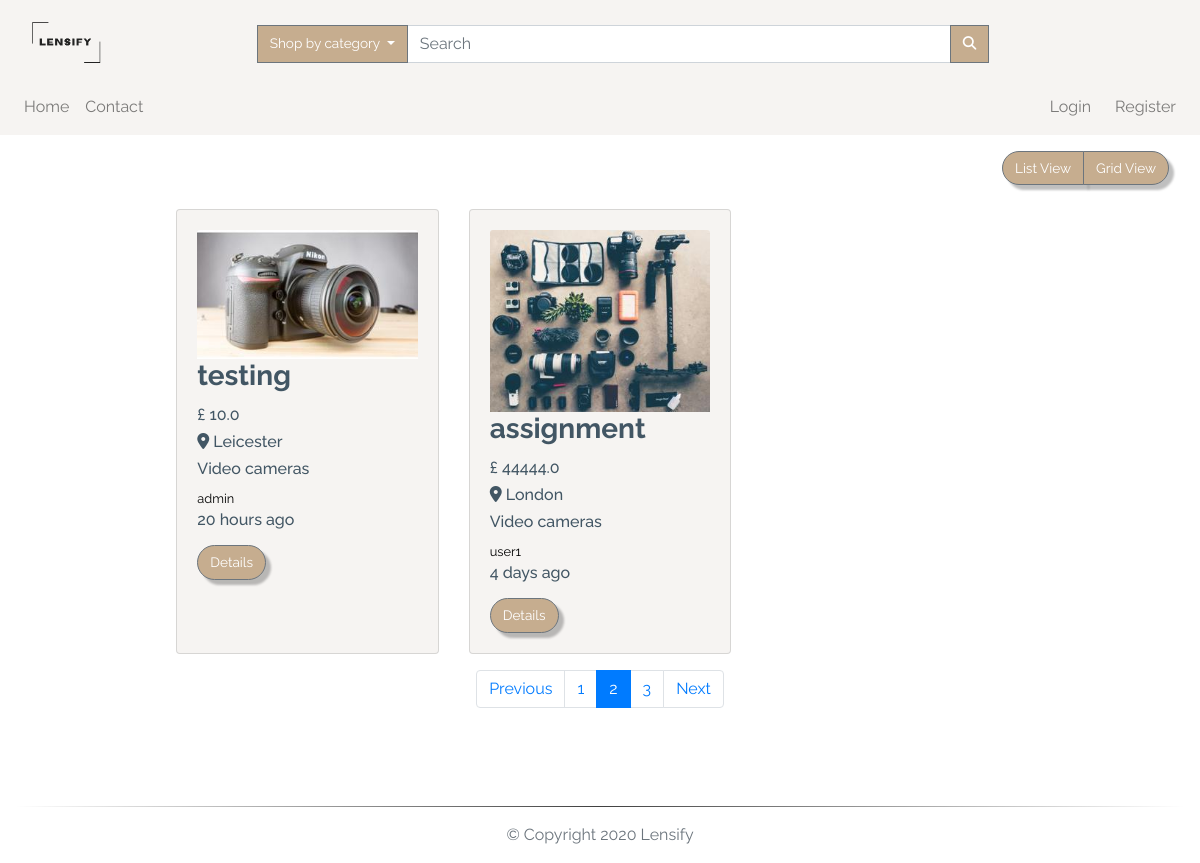
Page /search/cat/3?page=2 on the committed database.
### app/models.py (models this page shows, shortened)
class TimestampMixin(object):
    created_at = db.Column(db.DateTime, nullable=False,
                           default=datetime.utcnow)
    updated_at = db.Column(db.DateTime, onupdate=datetime.utcnow)

class ItemForSale(db.Model, TimestampMixin):
    __tablename__ = "for_sale"
    id = db.Column(db.Integer, primary_key=True)
    title = db.Column(db.String(100), nullable=False)
    description = db.Column(db.Text, nullable=False)
    quantity = db.Column(db.Integer, nullable=False, default=1)
    condition = db.Column(db.String(50), nullable=False)
    item_city = db.Column(db.String(50), nullable=False)
    price = db.Column(db.Float, nullable=False)
    item_views = db.Column(db.Integer, default=0)
    image_file = db.Column(Json(128), nullable=False,
                           default=['item.jpg'])
    sold = db.Column(db.Boolean, default=False)
    seller_id = db.Column(db.Integer, db.ForeignKey("users.id"))
    category_id = db.Column(db.Integer, db.ForeignKey("categories.id"))
    item_in_order = db.relationship(
        "OrderItem", backref="item", lazy="dynamic"
    )

class Category(db.Model, TimestampMixin):
    __tablename__ = "categories"
    id = db.Column(db.Integer, primary_key=True)
    name = db.Column(db.String(30), nullable=False, unique=True)
    item_cat = db.relationship(
        "ItemForSale", backref="category", lazy="dynamic")

class User(db.Model, TimestampMixin, UserMixin):
    __tablename__ = "users"
    id = db.Column(db.Integer, primary_key=True)
    first_name = db.Column(db.String(50), nullable=False)
    last_name = db.Column(db.String(50), nullable=False)
    username = db.Column(db.String(50), unique=True, nullable=False)
    email = db.Column(db.String(115), unique=True, nullable=False)
    image_file = db.Column(db.String(80), nullable=False,
                           default="default.jpg")
    password_hash = db.Column(db.String(60), nullable=False)
    items_for_sale = db.relationship(
        "ItemForSale", backref="seller", lazy="dynamic")
    orders = db.relationship("Order", backref="buyer", lazy=True)
    address = db.relationship(
        "Address", secondary="user_addresses", backref="user", lazy="dynamic"
    )
    followed = db.relationship(
        'User', secondary=followers,
        primaryjoin=(followers.c.follower_id == id),
        secondaryjoin=(followers.c.followed_id == id),
        backref=db.backref('followers', lazy='dynamic'), lazy='dynamic')
    reviewed = db.relationship(
        'Review', backref='user_reviewed', primaryjoin=(Review.user_reviewed_id == id), lazy="dynamic"
    )
    reviewer = db.relationship(
        'Review', backref='user_reviewer', primaryjoin=(Review.user_reviewer_id == id), lazy="dynamic"
    )

### app/routes.py (the view)
@app.route('/search/cat/<cat_id>', methods=['GET', 'POST'])
@app.route('/search', methods=['GET', 'POST'])
def search(cat_id=None):
    page = request.args.get('page', 1, type=int)
    available_items = ItemForSale.query.filter_by(sold=False)\
        .order_by(ItemForSale.id.desc()).paginate(page, app.config['LISTINGS_PER_PAGE'], False)
    if cat_id is None:
        target_string = request.form['search']
        listings = ItemForSale.query.filter(
            or_(
                ItemForSale.title.contains(target_string),
                ItemForSale.description.contains(target_string)
            )
        ).filter(ItemForSale.sold == False).all()
        if target_string == '':
            search_msg = 'No record(s) found - displaying all records'
            color = 'danger'
        else:
            search_msg = f'{len(listings)} item(s) found'
            color = 'success'
    else:
        available_items = ItemForSale.query.join(
            Category, (ItemForSale.category_id == cat_id)).filter(ItemForSale.sold == False)\
            .order_by(ItemForSale.id.desc()).paginate(page, app.config['LISTINGS_PER_PAGE'], False)
        next_url = url_for('search', cat_id=cat_id, page=available_items.next_num) \
            if available_items.has_next else None
        prev_url = url_for('search', cat_id=cat_id, page=available_items.prev_num) \
            if available_items.has_prev else None
        return render_template("search.html", available_items=available_items.items,
                               next_url=next_url, prev_url=prev_url, page=page, page_num=available_items.iter_pages())
    return render_template("_search.html", title='Search result', listings=listings,
                           search_msg=search_msg, color=color)

### app/models.py (called while the page is built)
    def process_result_value(self, value, dialect):
        return json.loads(value)

### app/routes.py (called while the page is built)
@app.before_request
def before_request():
    if current_user.is_authenticated:
        current_user.updated_at = datetime.utcnow()
        db.session.commit()

@app.context_processor
def inject_categories():
    categories = Category.query.join(
        ItemForSale, (Category.id == ItemForSale.category_id)).filter(ItemForSale.sold == False).all()
    return dict(categories=categories)

### app/templates/search.html
{% extends "layout.html" %}
{% block app_content %}
<div class="row">
  <div class="col-lg-12 my-3">
    <div class="float-right mr-3">
      <div class="btn-group">
        <button class="btn btn-secondary" id="list">
          List View
        </button>
        <button class="btn btn-secondary" id="grid">
          Grid View
        </button>
      </div>
    </div>
  </div>
</div>
<div id="products" class="row view-group w-75 mx-auto">
  {% for item in available_items %}
  <div class=" item col-12 col-md-6 col-lg-4 py-2">
    <div class="card custom-bg h-100">
      <div class="card-body">
        <img class="img-fluid card-img-top group list-group-image img-event"
          src="{{url_for('static', filename='img/items/' + item.image_file[0])}}" alt="" />
        <h3 class="card-title list-group-item-heading font-weight-bold ">{{item.title}}</h3>
        <small class="d-block font-weight-bold card-text">
          <h6>£ {{ item.price }}</h6>
        </small>
        <small class="font-weight-bold card-text">
          <h6 class="text-capitalize"><i class="fas fa-map-marker-alt"></i> {{item.item_city}}</h6>
        </small>
        <small class="card-text">
          <h6>{{ item.category.name }}</h6>
        </small>
        <small class="card-text">
          <a href="{{url_for('user', username=item.seller.username)}}">
            {{ item.seller.username }}
          </a>
        </small>
        <small class="card-text">
          <h6>{{ moment(item.created_at).fromNow() }}</h6>
        </small>
        <a href="{{url_for('item', item_id=item.id)}}" class="btn btn-secondary mt-2">
          Details
        </a>
      </div>
    </div>
  </div>
  {% endfor %}
  <nav aria-label="Page navigation" class="col-12 my-2">
    <ul class="pagination justify-content-center">
      <li class="page-item {% if not prev_url %} disabled {% endif %}">
        <a class="page-link" href="{{ prev_url }}" tabindex="-1">Previous</a>
      </li>
      {% for num in page_num %}
      {% if num %}
      <li class="page-item {% if page == num %} active {% endif %}"><a class="page-link"
          href="{{url_for('index', page=num)}}">{{ num }}</a></li>
      {% else %}
      <span class="page-item ellipsis">…</span>
      {% endif %}
      {% endfor %}
      <li class="page-item {% if not next_url %} disabled {% endif %}">
        <a class="page-link" href="{{ next_url }}">Next</a>
      </li>
    </ul>
  </nav>
</div>
{% endblock app_content %}

### app/static/css/styles.css (style rules this page uses)
:root { --main-color: #fff; --second-color: #425664; --third-color: #f6f4f2; --fourth-color: #c6ad8f; }
*, *::before, *::after { margin: 0; padding: 0; box-sizing: border-box; list-style: none; text-decoration: none; }
body, html { background: var(--main-color); min-height: 100vh; width: 100%; color: var(--second-color); font-family: "Raleway", sans-serif; word-break: normal; }
html { position: relative; }
a { color: black; text-decoration: none; cursor: pointer; }
ul { margin: 0; }
.btn { font-size: 85%; white-space: nowrap; }
.btn-secondary { filter: drop-shadow(5px 5px 1px rgba(0, 0, 0, 0.25)); background-color: var(--fourth-color); border-radius: 20px; color: var(--main-color); }
.custom-bg { background-color: var(--third-color); }
.pagination { flex-wrap: wrap; }

### rows in the picture
ItemForSale: shows a picture, title "testing", price "10.0", item_city "Leicester", category.name "Video cameras", seller.username "admin", created_at "20 hours ago"
ItemForSale: shows a picture, title "assignment", price "44444.0", item_city "London", category.name "Video cameras", seller.username "user1", created_at "4 days ago"

### other values in the picture
{{ num }} "1" "2" "3"
